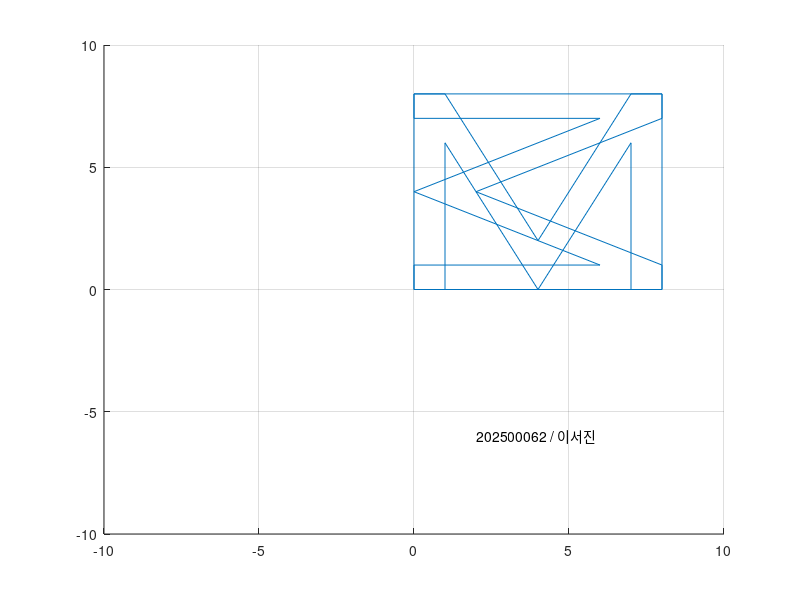

The MATLAB source for this figure:
x=[0 1 1 4 7 7 8 8 7 4 1 0 0;
   0 0 6 0 6 0 0 8 8 2 8 8 0;
   1 1 1 1 1 1 1 1 1 1 1 1 1];

% x1=x2 직선에 대칭으로 그리기.
% x1, x2값을 서로 교환.
A=[0 1 0; 1 0 0; 0 0 1];
y=A*x;
line(x(1,:), x(2,:)); % 원본
line(y(1,:), y(2,:));
axis([-10 10 -10 10]);
grid on;
text(2, -6, '202500062 / 이서진')
